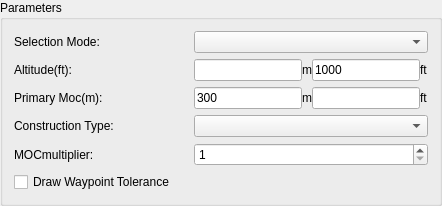
    <widget class="QGroupBox" name="gbParameters">
     <property name="sizePolicy">
      <sizepolicy hsizetype="Preferred" vsizetype="Fixed">
       <horstretch>0</horstretch>
       <verstretch>0</verstretch>
      </sizepolicy>
     </property>
     <property name="font">
      <font>
       <family>Arial</family>
       <weight>50</weight>
       <bold>false</bold>
      </font>
     </property>
     <property name="title">
      <string>Parameters</string>
     </property>
     <layout class="QVBoxLayout" name="vl_gbParameters">
      <item>
       <widget class="QFrame" name="frameSelectionMode">
        <property name="frameShape">
         <enum>QFrame::NoFrame</enum>
        </property>
        <property name="frameShadow">
         <enum>QFrame::Raised</enum>
        </property>
        <layout class="QHBoxLayout" name="hLayoutSelectionMode">
         <property name="spacing">
          <number>0</number>
         </property>
         <property name="margin">
          <number>0</number>
         </property>
         <item>
          <widget class="QLabel" name="label_66">
           <property name="minimumSize">
            <size>
             <width>180</width>
             <height>0</height>
            </size>
           </property>
           <property name="maximumSize">
            <size>
             <width>180</width>
             <height>16777215</height>
            </size>
           </property>
           <property name="font">
            <font>
             <weight>50</weight>
             <bold>false</bold>
            </font>
           </property>
           <property name="text">
            <string>Selection Mode:</string>
           </property>
          </widget>
         </item>
         <item>
          <widget class="QComboBox" name="cmbSelectionMode">
           <property name="sizePolicy">
            <sizepolicy hsizetype="Expanding" vsizetype="Fixed">
             <horstretch>0</horstretch>
             <verstretch>0</verstretch>
            </sizepolicy>
           </property>
           <property name="minimumSize">
            <size>
             <width>72</width>
             <height>0</height>
            </size>
           </property>
           <property name="font">
            <font>
             <weight>50</weight>
             <bold>false</bold>
            </font>
           </property>
          </widget>
         </item>
        </layout>
       </widget>
      </item>
      <item>
       <widget class="QFrame" name="frameAltitude">
        <property name="frameShape">
         <enum>QFrame::NoFrame</enum>
        </property>
        <property name="frameShadow">
         <enum>QFrame::Raised</enum>
        </property>
        <layout class="QHBoxLayout" name="hLayoutAltitude">
         <property name="spacing">
          <number>0</number>
         </property>
         <property name="margin">
          <number>0</number>
         </property>
         <item>
          <widget class="QLabel" name="label_77">
           <property name="minimumSize">
            <size>
             <width>180</width>
             <height>0</height>
            </size>
           </property>
           <property name="maximumSize">
            <size>
             <width>180</width>
             <height>16777215</height>
            </size>
           </property>
           <property name="font">
            <font>
             <weight>50</weight>
             <bold>false</bold>
            </font>
           </property>
           <property name="text">
            <string>Altitude(ft):</string>
           </property>
          </widget>
         </item>
         <item>
          <widget class="QLineEdit" name="txtAltitudeM">
           <property name="minimumSize">
            <size>
             <width>72</width>
             <height>0</height>
            </size>
           </property>
           <property name="font">
            <font>
             <weight>50</weight>
             <bold>false</bold>
            </font>
           </property>
           <property name="text">
            <string/>
           </property>
          </widget>
         </item>
         <item>
          <widget class="QLabel" name="label">
           <property name="text">
            <string>m</string>
           </property>
          </widget>
         </item>
         <item>
          <widget class="QLineEdit" name="txtAltitude">
           <property name="minimumSize">
            <size>
             <width>72</width>
             <height>0</height>
            </size>
           </property>
           <property name="font">
            <font>
             <weight>50</weight>
             <bold>false</bold>
            </font>
           </property>
           <property name="text">
            <string>1000</string>
           </property>
          </widget>
         </item>
         <item>
          <widget class="QLabel" name="label_2">
           <property name="text">
            <string>ft</string>
           </property>
          </widget>
         </item>
        </layout>
       </widget>
      </item>
      <item>
       <widget class="QFrame" name="framePrimaryMoc">
        <property name="frameShape">
         <enum>QFrame::NoFrame</enum>
        </property>
        <property name="frameShadow">
         <enum>QFrame::Raised</enum>
        </property>
        <layout class="QHBoxLayout" name="hLayoutPrimaryMoc">
         <property name="spacing">
          <number>0</number>
         </property>
         <property name="margin">
          <number>0</number>
         </property>
         <item>
          <widget class="QLabel" name="label_68">
           <property name="minimumSize">
            <size>
             <width>180</width>
             <height>0</height>
            </size>
           </property>
           <property name="maximumSize">
            <size>
             <width>180</width>
             <height>16777215</height>
            </size>
           </property>
           <property name="font">
            <font>
             <weight>50</weight>
             <bold>false</bold>
            </font>
           </property>
           <property name="text">
            <string>Primary Moc(m):</string>
           </property>
          </widget>
         </item>
         <item>
          <widget class="QLineEdit" name="txtPrimaryMoc">
           <property name="minimumSize">
            <size>
             <width>72</width>
             <height>0</height>
            </size>
           </property>
           <property name="font">
            <font>
             <weight>50</weight>
             <bold>false</bold>
            </font>
           </property>
           <property name="text">
            <string>300</string>
           </property>
          </widget>
         </item>
         <item>
          <widget class="QLabel" name="label_6">
           <property name="text">
            <string>m</string>
           </property>
          </widget>
         </item>
         <item>
          <widget class="QLineEdit" name="txtPrimaryMocFt">
           <property name="font">
            <font>
             <weight>50</weight>
             <bold>false</bold>
            </font>
           </property>
           <property name="text">
            <string/>
           </property>
          </widget>
         </item>
         <item>
          <widget class="QLabel" name="labelMocFt">
           <property name="text">
            <string>ft</string>
           </property>
          </widget>
         </item>
        </layout>
       </widget>
      </item>
      <item>
       <widget class="QFrame" name="frameConstruct">
        <property name="frameShape">
         <enum>QFrame::NoFrame</enum>
        </property>
        <property name="frameShadow">
         <enum>QFrame::Raised</enum>
        </property>
        <layout class="QHBoxLayout" name="hLayoutConstruct">
         <property name="spacing">
          <number>0</number>
         </property>
         <property name="margin">
          <number>0</number>
         </property>
         <item>
          <widget class="QLabel" name="label_83">
           <property name="minimumSize">
            <size>
             <width>180</width>
             <height>0</height>
            </size>
           </property>
           <property name="maximumSize">
            <size>
             <width>180</width>
             <height>16777215</height>
            </size>
           </property>
           <property name="font">
            <font>
             <weight>50</weight>
             <bold>false</bold>
            </font>
           </property>
           <property name="text">
            <string>Construction Type:</string>
           </property>
          </widget>
         </item>
         <item>
          <widget class="QComboBox" name="cmbConstruct">
           <property name="sizePolicy">
            <sizepolicy hsizetype="Expanding" vsizetype="Fixed">
             <horstretch>0</horstretch>
             <verstretch>0</verstretch>
            </sizepolicy>
           </property>
           <property name="minimumSize">
            <size>
             <width>72</width>
             <height>0</height>
            </size>
           </property>
           <property name="font">
            <font>
             <weight>50</weight>
             <bold>false</bold>
            </font>
           </property>
          </widget>
         </item>
        </layout>
       </widget>
      </item>
      <item>
       <widget class="QFrame" name="frameMOCmultipiler">
        <property name="frameShape">
         <enum>QFrame::NoFrame</enum>
        </property>
        <property name="frameShadow">
         <enum>QFrame::Raised</enum>
        </property>
        <layout class="QHBoxLayout" name="hLayoutMOCmultipiler">
         <property name="spacing">
          <number>0</number>
         </property>
         <property name="margin">
          <number>0</number>
         </property>
         <item>
          <widget class="QLabel" name="label_84">
           <property name="minimumSize">
            <size>
             <width>180</width>
             <height>0</height>
            </size>
           </property>
           <property name="maximumSize">
            <size>
             <width>180</width>
             <height>16777215</height>
            </size>
           </property>
           <property name="font">
            <font>
             <weight>50</weight>
             <bold>false</bold>
            </font>
           </property>
           <property name="text">
            <string>MOCmultiplier:</string>
           </property>
          </widget>
         </item>
         <item>
          <widget class="QSpinBox" name="mocSpinBox">
           <property name="sizePolicy">
            <sizepolicy hsizetype="Expanding" vsizetype="Fixed">
             <horstretch>0</horstretch>
             <verstretch>0</verstretch>
            </sizepolicy>
           </property>
           <property name="minimumSize">
            <size>
             <width>72</width>
             <height>0</height>
            </size>
           </property>
           <property name="minimum">
            <number>1</number>
           </property>
          </widget>
         </item>
        </layout>
       </widget>
      </item>
      <item>
       <widget class="QCheckBox" name="chbDrawTolerance">
        <property name="font">
         <font>
          <weight>50</weight>
          <bold>false</bold>
         </font>
        </property>
        <property name="text">
         <string>Draw Waypoint Tolerance</string>
        </property>
       </widget>
      </item>
     </layout>
    </widget>
